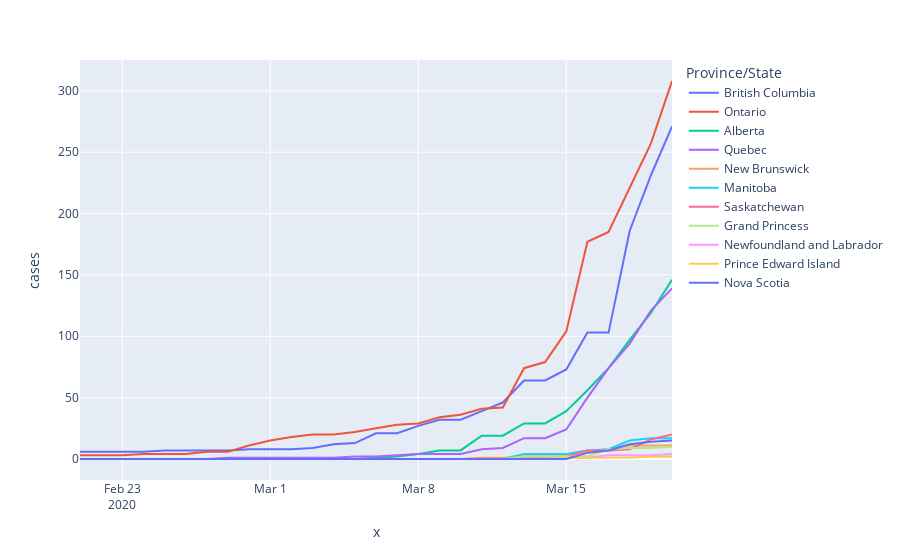

Notebook source saved alongside this figure:
### Code cell
fig = px.line(dfmelt, x=dfmelt.index, y="cases", color='Province/State')#,log_y=True)
fig.show()
fig.write_html("province_cases.html")

### Figure 1 — Plotly figure (JSON) as saved in the notebook; plotly's stock layout.template omitted (floating-point values rounded to 4 significant figures)
{"data": [{"hoverlabel": {"namelength": 0}, "hovertemplate": "Province/State=British Columbia<br>x=%{x}<br>cases=%{y}", "legendgroup": "British Columbia", "line": {"color": "#636efa", "dash": "solid"}, "mode": "lines", "name": "British Columbia", "showlegend": true, "type": "scatter", "x": ["2020-02-21T00:00:00", "2020-02-22T00:00:00", "2020-02-23T00:00:00", "2020-02-24T00:00:00", "2020-02-25T00:00:00", "2020-02-26T00:00:00", "2020-02-27T00:00:00", "2020-02-28T00:00:00", "2020-02-29T00:00:00", "2020-03-01T00:00:00", "2020-03-02T00:00:00", "2020-03-03T00:00:00", "2020-03-04T00:00:00", "2020-03-05T00:00:00", "2020-03-06T00:00:00", "2020-03-07T00:00:00", "2020-03-08T00:00:00", "2020-03-09T00:00:00", "2020-03-10T00:00:00", "2020-03-11T00:00:00", "2020-03-12T00:00:00", "2020-03-13T00:00:00", "2020-03-14T00:00:00", "2020-03-15T00:00:00", "2020-03-16T00:00:00", "2020-03-17T00:00:00", "2020-03-18T00:00:00", "2020-03-19T00:00:00", "2020-03-20T00:00:00"], "xaxis": "x", "y": [6, 6, 6, 6, 7, 7, 7, 7, 8, 8, 8, 9, 12, 13, 21, 21, 27, 32, 32, 39, 46, 64, 64, 73, 103, 103, 186, 231, 271], "yaxis": "y"}, {"hoverlabel": {"namelength": 0}, "hovertemplate": "Province/State=Ontario<br>x=%{x}<br>cases=%{y}", "legendgroup": "Ontario", "line": {"color": "#EF553B", "dash": "solid"}, "mode": "lines", "name": "Ontario", "showlegend": true, "type": "scatter", "x": ["2020-02-21T00:00:00", "2020-02-22T00:00:00", "2020-02-23T00:00:00", "2020-02-24T00:00:00", "2020-02-25T00:00:00", "2020-02-26T00:00:00", "2020-02-27T00:00:00", "2020-02-28T00:00:00", "2020-02-29T00:00:00", "2020-03-01T00:00:00", "2020-03-02T00:00:00", "2020-03-03T00:00:00", "2020-03-04T00:00:00", "2020-03-05T00:00:00", "2020-03-06T00:00:00", "2020-03-07T00:00:00", "2020-03-08T00:00:00", "2020-03-09T00:00:00", "2020-03-10T00:00:00", "2020-03-11T00:00:00", "2020-03-12T00:00:00", "2020-03-13T00:00:00", "2020-03-14T00:00:00", "2020-03-15T00:00:00", "2020-03-16T00:00:00", "2020-03-17T00:00:00", "2020-03-18T00:00:00", "2020-03-19T00:00:00", "2020-03-20T00:00:00"], "xaxis": "x", "y": [3, 3, 3, 4, 4, 4, 6, 6, 11, 15, 18, 20, 20, 22, 25, 28, 29, 34, 36, 41, 42, 74, 79, 104, 177, 185, 221, 257, 308], "yaxis": "y"}, {"hoverlabel": {"namelength": 0}, "hovertemplate": "Province/State=Alberta<br>x=%{x}<br>cases=%{y}", "legendgroup": "Alberta", "line": {"color": "#00cc96", "dash": "solid"}, "mode": "lines", "name": "Alberta", "showlegend": true, "type": "scatter", "x": ["2020-02-21T00:00:00", "2020-02-22T00:00:00", "2020-02-23T00:00:00", "2020-02-24T00:00:00", "2020-02-25T00:00:00", "2020-02-26T00:00:00", "2020-02-27T00:00:00", "2020-02-28T00:00:00", "2020-02-29T00:00:00", "2020-03-01T00:00:00", "2020-03-02T00:00:00", "2020-03-03T00:00:00", "2020-03-04T00:00:00", "2020-03-05T00:00:00", "2020-03-06T00:00:00", "2020-03-07T00:00:00", "2020-03-08T00:00:00", "2020-03-09T00:00:00", "2020-03-10T00:00:00", "2020-03-11T00:00:00", "2020-03-12T00:00:00", "2020-03-13T00:00:00", "2020-03-14T00:00:00", "2020-03-15T00:00:00", "2020-03-16T00:00:00", "2020-03-17T00:00:00", "2020-03-18T00:00:00", "2020-03-19T00:00:00", "2020-03-20T00:00:00"], "xaxis": "x", "y": [0, 0, 0, 0, 0, 0, 0, 0, 0, 0, 0, 0, 0, 0, 1, 2, 4, 7, 7, 19, 19, 29, 29, 39, 56, 74, 97, 119, 146], "yaxis": "y"}, {"hoverlabel": {"namelength": 0}, "hovertemplate": "Province/State=Quebec<br>x=%{x}<br>cases=%{y}", "legendgroup": "Quebec", "line": {"color": "#ab63fa", "dash": "solid"}, "mode": "lines", "name": "Quebec", "showlegend": true, "type": "scatter", "x": ["2020-02-21T00:00:00", "2020-02-22T00:00:00", "2020-02-23T00:00:00", "2020-02-24T00:00:00", "2020-02-25T00:00:00", "2020-02-26T00:00:00", "2020-02-27T00:00:00", "2020-02-28T00:00:00", "2020-02-29T00:00:00", "2020-03-01T00:00:00", "2020-03-02T00:00:00", "2020-03-03T00:00:00", "2020-03-04T00:00:00", "2020-03-05T00:00:00", "2020-03-06T00:00:00", "2020-03-07T00:00:00", "2020-03-08T00:00:00", "2020-03-09T00:00:00", "2020-03-10T00:00:00", "2020-03-11T00:00:00", "2020-03-12T00:00:00", "2020-03-13T00:00:00", "2020-03-14T00:00:00", "2020-03-15T00:00:00", "2020-03-16T00:00:00", "2020-03-17T00:00:00", "2020-03-18T00:00:00", "2020-03-19T00:00:00", "2020-03-20T00:00:00"], "xaxis": "x", "y": [0, 0, 0, 0, 0, 0, 0, 1, 1, 1, 1, 1, 1, 2, 2, 3, 4, 4, 4, 8, 9, 17, 17, 24, 50, 74, 94, 121, 139], "yaxis": "y"}, {"hoverlabel": {"namelength": 0}, "hovertemplate": "Province/State=New Brunswick<br>x=%{x}<br>cases=%{y}", "legendgroup": "New Brunswick", "line": {"color": "#FFA15A", "dash": "solid"}, "mode": "lines", "name": "New Brunswick", "showlegend": true, "type": "scatter", "x": ["2020-02-21T00:00:00", "2020-02-22T00:00:00", "2020-02-23T00:00:00", "2020-02-24T00:00:00", "2020-02-25T00:00:00", "2020-02-26T00:00:00", "2020-02-27T00:00:00", "2020-02-28T00:00:00", "2020-02-29T00:00:00", "2020-03-01T00:00:00", "2020-03-02T00:00:00", "2020-03-03T00:00:00", "2020-03-04T00:00:00", "2020-03-05T00:00:00", "2020-03-06T00:00:00", "2020-03-07T00:00:00", "2020-03-08T00:00:00", "2020-03-09T00:00:00", "2020-03-10T00:00:00", "2020-03-11T00:00:00", "2020-03-12T00:00:00", "2020-03-13T00:00:00", "2020-03-14T00:00:00", "2020-03-15T00:00:00", "2020-03-16T00:00:00", "2020-03-17T00:00:00", "2020-03-18T00:00:00", "2020-03-19T00:00:00", "2020-03-20T00:00:00"], "xaxis": "x", "y": [0, 0, 0, 0, 0, 0, 0, 0, 0, 0, 0, 0, 0, 0, 0, 0, 0, 0, 0, 1, 1, 1, 1, 2, 6, 8, 11, 11, 11], "yaxis": "y"}, {"hoverlabel": {"namelength": 0}, "hovertemplate": "Province/State=Manitoba<br>x=%{x}<br>cases=%{y}", "legendgroup": "Manitoba", "line": {"color": "#19d3f3", "dash": "solid"}, "mode": "lines", "name": "Manitoba", "showlegend": true, "type": "scatter", "x": ["2020-02-21T00:00:00", "2020-02-22T00:00:00", "2020-02-23T00:00:00", "2020-02-24T00:00:00", "2020-02-25T00:00:00", "2020-02-26T00:00:00", "2020-02-27T00:00:00", "2020-02-28T00:00:00", "2020-02-29T00:00:00", "2020-03-01T00:00:00", "2020-03-02T00:00:00", "2020-03-03T00:00:00", "2020-03-04T00:00:00", "2020-03-05T00:00:00", "2020-03-06T00:00:00", "2020-03-07T00:00:00", "2020-03-08T00:00:00", "2020-03-09T00:00:00", "2020-03-10T00:00:00", "2020-03-11T00:00:00", "2020-03-12T00:00:00", "2020-03-13T00:00:00", "2020-03-14T00:00:00", "2020-03-15T00:00:00", "2020-03-16T00:00:00", "2020-03-17T00:00:00", "2020-03-18T00:00:00", "2020-03-19T00:00:00", "2020-03-20T00:00:00"], "xaxis": "x", "y": [0, 0, 0, 0, 0, 0, 0, 0, 0, 0, 0, 0, 0, 0, 0, 0, 0, 0, 0, 0, 0, 4, 4, 4, 7, 8, 15, 17, 17], "yaxis": "y"}, {"hoverlabel": {"namelength": 0}, "hovertemplate": "Province/State=Saskatchewan<br>x=%{x}<br>cases=%{y}", "legendgroup": "Saskatchewan", "line": {"color": "#FF6692", "dash": "solid"}, "mode": "lines", "name": "Saskatchewan", "showlegend": true, "type": "scatter", "x": ["2020-02-21T00:00:00", "2020-02-22T00:00:00", "2020-02-23T00:00:00", "2020-02-24T00:00:00", "2020-02-25T00:00:00", "2020-02-26T00:00:00", "2020-02-27T00:00:00", "2020-02-28T00:00:00", "2020-02-29T00:00:00", "2020-03-01T00:00:00", "2020-03-02T00:00:00", "2020-03-03T00:00:00", "2020-03-04T00:00:00", "2020-03-05T00:00:00", "2020-03-06T00:00:00", "2020-03-07T00:00:00", "2020-03-08T00:00:00", "2020-03-09T00:00:00", "2020-03-10T00:00:00", "2020-03-11T00:00:00", "2020-03-12T00:00:00", "2020-03-13T00:00:00", "2020-03-14T00:00:00", "2020-03-15T00:00:00", "2020-03-16T00:00:00", "2020-03-17T00:00:00", "2020-03-18T00:00:00", "2020-03-19T00:00:00", "2020-03-20T00:00:00"], "xaxis": "x", "y": [0, 0, 0, 0, 0, 0, 0, 0, 0, 0, 0, 0, 0, 0, 0, 0, 0, 0, 0, 0, 0, 2, 2, 2, 7, 7, 8, 16, 20], "yaxis": "y"}, {"hoverlabel": {"namelength": 0}, "hovertemplate": "Province/State=Grand Princess<br>x=%{x}<br>cases=%{y}", "legendgroup": "Grand Princess", "line": {"color": "#B6E880", "dash": "solid"}, "mode": "lines", "name": "Grand Princess", "showlegend": true, "type": "scatter", "x": ["2020-02-21T00:00:00", "2020-02-22T00:00:00", "2020-02-23T00:00:00", "2020-02-24T00:00:00", "2020-02-25T00:00:00", "2020-02-26T00:00:00", "2020-02-27T00:00:00", "2020-02-28T00:00:00", "2020-02-29T00:00:00", "2020-03-01T00:00:00", "2020-03-02T00:00:00", "2020-03-03T00:00:00", "2020-03-04T00:00:00", "2020-03-05T00:00:00", "2020-03-06T00:00:00", "2020-03-07T00:00:00", "2020-03-08T00:00:00", "2020-03-09T00:00:00", "2020-03-10T00:00:00", "2020-03-11T00:00:00", "2020-03-12T00:00:00", "2020-03-13T00:00:00", "2020-03-14T00:00:00", "2020-03-15T00:00:00", "2020-03-16T00:00:00", "2020-03-17T00:00:00", "2020-03-18T00:00:00", "2020-03-19T00:00:00", "2020-03-20T00:00:00"], "xaxis": "x", "y": [0, 0, 0, 0, 0, 0, 0, 0, 0, 0, 0, 0, 0, 0, 0, 0, 0, 0, 0, 0, 0, 2, 2, 2, 2, 8, 9, 9, 10], "yaxis": "y"}, {"hoverlabel": {"namelength": 0}, "hovertemplate": "Province/State=Newfoundland and Labrador<br>x=%{x}<br>cases=%{y}", "legendgroup": "Newfoundland and Labrador", "line": {"color": "#FF97FF", "dash": "solid"}, "mode": "lines", "name": "Newfoundland and Labrador", "showlegend": true, "type": "scatter", "x": ["2020-02-21T00:00:00", "2020-02-22T00:00:00", "2020-02-23T00:00:00", "2020-02-24T00:00:00", "2020-02-25T00:00:00", "2020-02-26T00:00:00", "2020-02-27T00:00:00", "2020-02-28T00:00:00", "2020-02-29T00:00:00", "2020-03-01T00:00:00", "2020-03-02T00:00:00", "2020-03-03T00:00:00", "2020-03-04T00:00:00", "2020-03-05T00:00:00", "2020-03-06T00:00:00", "2020-03-07T00:00:00", "2020-03-08T00:00:00", "2020-03-09T00:00:00", "2020-03-10T00:00:00", "2020-03-11T00:00:00", "2020-03-12T00:00:00", "2020-03-13T00:00:00", "2020-03-14T00:00:00", "2020-03-15T00:00:00", "2020-03-16T00:00:00", "2020-03-17T00:00:00", "2020-03-18T00:00:00", "2020-03-19T00:00:00", "2020-03-20T00:00:00"], "xaxis": "x", "y": [0, 0, 0, 0, 0, 0, 0, 0, 0, 0, 0, 0, 0, 0, 0, 0, 0, 0, 0, 0, 0, 0, 0, 1, 1, 3, 3, 3, 4], "yaxis": "y"}, {"hoverlabel": {"namelength": 0}, "hovertemplate": "Province/State=Prince Edward Island<br>x=%{x}<br>cases=%{y}", "legendgroup": "Prince Edward Island", "line": {"color": "#FECB52", "dash": "solid"}, "mode": "lines", "name": "Prince Edward Island", "showlegend": true, "type": "scatter", "x": ["2020-02-21T00:00:00", "2020-02-22T00:00:00", "2020-02-23T00:00:00", "2020-02-24T00:00:00", "2020-02-25T00:00:00", "2020-02-26T00:00:00", "2020-02-27T00:00:00", "2020-02-28T00:00:00", "2020-02-29T00:00:00", "2020-03-01T00:00:00", "2020-03-02T00:00:00", "2020-03-03T00:00:00", "2020-03-04T00:00:00", "2020-03-05T00:00:00", "2020-03-06T00:00:00", "2020-03-07T00:00:00", "2020-03-08T00:00:00", "2020-03-09T00:00:00", "2020-03-10T00:00:00", "2020-03-11T00:00:00", "2020-03-12T00:00:00", "2020-03-13T00:00:00", "2020-03-14T00:00:00", "2020-03-15T00:00:00", "2020-03-16T00:00:00", "2020-03-17T00:00:00", "2020-03-18T00:00:00", "2020-03-19T00:00:00", "2020-03-20T00:00:00"], "xaxis": "x", "y": [0, 0, 0, 0, 0, 0, 0, 0, 0, 0, 0, 0, 0, 0, 0, 0, 0, 0, 0, 0, 0, 0, 0, 1, 1, 1, 1, 2, 2], "yaxis": "y"}, {"hoverlabel": {"namelength": 0}, "hovertemplate": "Province/State=Nova Scotia<br>x=%{x}<br>cases=%{y}", "legendgroup": "Nova Scotia", "line": {"color": "#636efa", "dash": "solid"}, "mode": "lines", "name": "Nova Scotia", "showlegend": true, "type": "scatter", "x": ["2020-02-21T00:00:00", "2020-02-22T00:00:00", "2020-02-23T00:00:00", "2020-02-24T00:00:00", "2020-02-25T00:00:00", "2020-02-26T00:00:00", "2020-02-27T00:00:00", "2020-02-28T00:00:00", "2020-02-29T00:00:00", "2020-03-01T00:00:00", "2020-03-02T00:00:00", "2020-03-03T00:00:00", "2020-03-04T00:00:00", "2020-03-05T00:00:00", "2020-03-06T00:00:00", "2020-03-07T00:00:00", "2020-03-08T00:00:00", "2020-03-09T00:00:00", "2020-03-10T00:00:00", "2020-03-11T00:00:00", "2020-03-12T00:00:00", "2020-03-13T00:00:00", "2020-03-14T00:00:00", "2020-03-15T00:00:00", "2020-03-16T00:00:00", "2020-03-17T00:00:00", "2020-03-18T00:00:00", "2020-03-19T00:00:00", "2020-03-20T00:00:00"], "xaxis": "x", "y": [0, 0, 0, 0, 0, 0, 0, 0, 0, 0, 0, 0, 0, 0, 0, 0, 0, 0, 0, 0, 0, 0, 0, 0, 5, 7, 12, 14, 15], "yaxis": "y"}], "layout": {"legend": {"title": {"text": "Province/State"}, "tracegroupgap": 0}, "margin": {"t": 60}, "xaxis": {"anchor": "y", "domain": [0, 1], "title": {"text": "x"}}, "yaxis": {"anchor": "x", "domain": [0, 1], "title": {"text": "cases"}}}}
